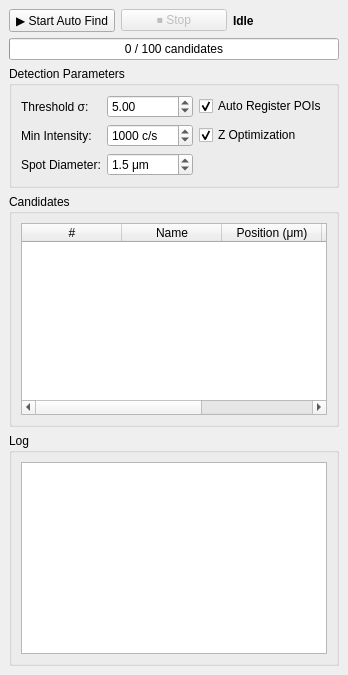
<?xml version="1.0" encoding="UTF-8"?>
<ui version="4.0">
 <class>AutoNVFinderDockWidget</class>
 <widget class="QDockWidget" name="AutoNVFinderDockWidget">
  <property name="windowTitle">
   <string>Auto NV Finder</string>
  </property>
  <widget class="QWidget" name="dockWidgetContents">
   <layout class="QVBoxLayout" name="verticalLayout_main">

    <!-- Control Panel -->
    <item>
     <layout class="QHBoxLayout" name="controlLayout">
      <item>
       <widget class="QPushButton" name="start_auto_find_PushButton">
        <property name="text">
         <string>▶ Start Auto Find</string>
        </property>
        <property name="toolTip">
         <string>Start automated NV center detection and optimization</string>
        </property>
        <property name="minimumHeight">
         <number>30</number>
        </property>
       </widget>
      </item>
      <item>
       <widget class="QPushButton" name="stop_auto_find_PushButton">
        <property name="text">
         <string>⏹ Stop</string>
        </property>
        <property name="enabled">
         <bool>false</bool>
        </property>
        <property name="toolTip">
         <string>Stop the auto-finder after current candidate</string>
        </property>
        <property name="minimumHeight">
         <number>30</number>
        </property>
       </widget>
      </item>
      <item>
       <widget class="QLabel" name="state_Label">
        <property name="text">
         <string>Idle</string>
        </property>
        <property name="styleSheet">
         <string>font-weight: bold;</string>
        </property>
       </widget>
      </item>
     </layout>
    </item>

    <!-- Progress Bar -->
    <item>
     <widget class="QProgressBar" name="progress_ProgressBar">
      <property name="value">
       <number>0</number>
      </property>
      <property name="format">
       <string>%v / %m candidates</string>
      </property>
     </widget>
    </item>

    <!-- Detection Parameters Group -->
    <item>
     <widget class="QGroupBox" name="detection_params_GroupBox">
      <property name="title">
       <string>Detection Parameters</string>
      </property>
      <layout class="QGridLayout" name="paramsGridLayout">
       <item row="0" column="0">
        <widget class="QLabel" name="threshold_Label">
         <property name="text">
          <string>Threshold σ:</string>
         </property>
        </widget>
       </item>
       <item row="0" column="1">
        <widget class="QDoubleSpinBox" name="threshold_sigma_DoubleSpinBox">
         <property name="minimum">
          <double>1.000000000000000</double>
         </property>
         <property name="maximum">
          <double>50.000000000000000</double>
         </property>
         <property name="singleStep">
          <double>0.500000000000000</double>
         </property>
         <property name="value">
          <double>5.000000000000000</double>
         </property>
         <property name="toolTip">
          <string>Detection threshold in units of noise standard deviation. Higher = fewer false positives.</string>
         </property>
        </widget>
       </item>
       <item row="1" column="0">
        <widget class="QLabel" name="min_intensity_Label">
         <property name="text">
          <string>Min Intensity:</string>
         </property>
        </widget>
       </item>
       <item row="1" column="1">
        <widget class="QSpinBox" name="min_intensity_SpinBox">
         <property name="minimum">
          <number>0</number>
         </property>
         <property name="maximum">
          <number>1000000</number>
         </property>
         <property name="singleStep">
          <number>100</number>
         </property>
         <property name="value">
          <number>1000</number>
         </property>
         <property name="suffix">
          <string> c/s</string>
         </property>
         <property name="toolTip">
          <string>Minimum absolute fluorescence counts/second for a valid NV candidate.</string>
         </property>
        </widget>
       </item>
       <item row="2" column="0">
        <widget class="QLabel" name="spot_diameter_Label">
         <property name="text">
          <string>Spot Diameter:</string>
         </property>
        </widget>
       </item>
       <item row="2" column="1">
        <widget class="QDoubleSpinBox" name="spot_diameter_DoubleSpinBox">
         <property name="minimum">
          <double>0.100000000000000</double>
         </property>
         <property name="maximum">
          <double>50.000000000000000</double>
         </property>
         <property name="singleStep">
          <double>0.100000000000000</double>
         </property>
         <property name="value">
          <double>1.500000000000000</double>
         </property>
         <property name="suffix">
          <string> μm</string>
         </property>
         <property name="decimals">
          <number>1</number>
         </property>
         <property name="toolTip">
          <string>Expected NV center spot diameter in micrometers. Sets the local detection neighborhood.</string>
         </property>
        </widget>
       </item>
       <item row="0" column="2">
        <widget class="QCheckBox" name="auto_register_CheckBox">
         <property name="text">
          <string>Auto Register POIs</string>
         </property>
         <property name="checked">
          <bool>true</bool>
         </property>
         <property name="toolTip">
          <string>Automatically add confirmed NV centers as POIs in the POI Manager.</string>
         </property>
        </widget>
       </item>
       <item row="1" column="2">
        <widget class="QCheckBox" name="z_optimization_CheckBox">
         <property name="text">
          <string>Z Optimization</string>
         </property>
         <property name="checked">
          <bool>true</bool>
         </property>
         <property name="toolTip">
          <string>Also optimize the Z (focus) axis for each candidate.</string>
         </property>
        </widget>
       </item>
      </layout>
     </widget>
    </item>

    <!-- Candidate Table -->
    <item>
     <widget class="QGroupBox" name="candidates_GroupBox">
      <property name="title">
       <string>Candidates</string>
      </property>
      <layout class="QVBoxLayout" name="candidatesLayout">
       <item>
        <widget class="QTableWidget" name="candidates_TableWidget">
         <property name="columnCount">
          <number>5</number>
         </property>
         <property name="alternatingRowColors">
          <bool>true</bool>
         </property>
         <property name="selectionBehavior">
          <enum>QAbstractItemView::SelectRows</enum>
         </property>
         <property name="selectionMode">
          <enum>QAbstractItemView::SingleSelection</enum>
         </property>
         <property name="editTriggers">
          <set>QAbstractItemView::NoEditTriggers</set>
         </property>
         <column>
          <property name="text">
           <string>#</string>
          </property>
          <property name="width">
           <number>30</number>
          </property>
         </column>
         <column>
          <property name="text">
           <string>Name</string>
          </property>
         </column>
         <column>
          <property name="text">
           <string>Position (μm)</string>
          </property>
         </column>
         <column>
          <property name="text">
           <string>Intensity</string>
          </property>
         </column>
         <column>
          <property name="text">
           <string>Status</string>
          </property>
         </column>
        </widget>
       </item>
      </layout>
     </widget>
    </item>

    <!-- Log Panel -->
    <item>
     <widget class="QGroupBox" name="log_GroupBox">
      <property name="title">
       <string>Log</string>
      </property>
      <layout class="QVBoxLayout" name="logLayout">
       <item>
        <widget class="QTextEdit" name="log_TextEdit">
         <property name="readOnly">
          <bool>true</bool>
         </property>
         <property name="maximumHeight">
          <number>120</number>
         </property>
         <property name="styleSheet">
          <string>font-family: Consolas, monospace; font-size: 10px;</string>
         </property>
        </widget>
       </item>
      </layout>
     </widget>
    </item>

   </layout>
  </widget>
 </widget>
 <resources/>
 <connections/>
</ui>
